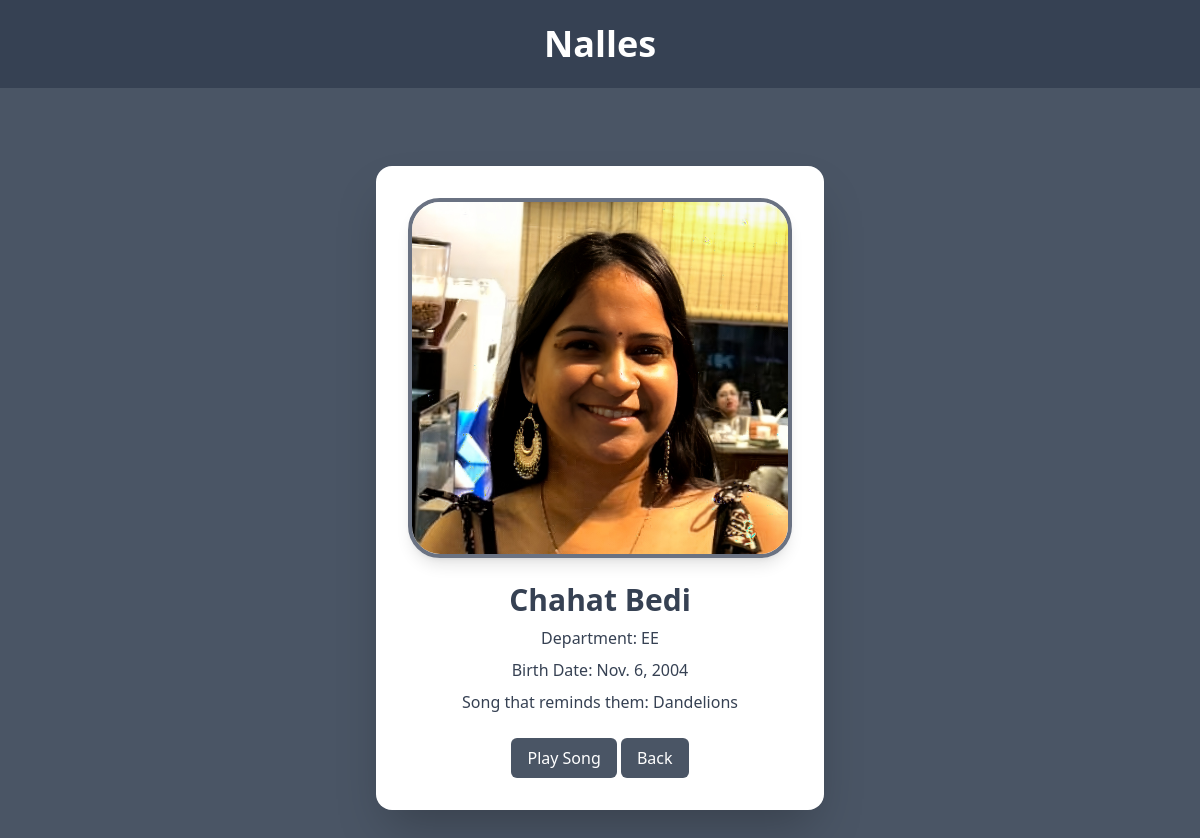
The app's page /myApp/show_all/4/ with its own data.
### myApp/models.py (models this page shows, shortened)
class Nalles(models.Model):
    DEPT = [
        ('CSE', 'Computer Science'),
        ('EE', 'Electrical'),
        ('ECE', 'Electronic and Communication'),
        ('MSC', 'Master of Science'),
    ]
    name = models.CharField(max_length=40)
    dept = models.CharField(choices=DEPT)
    birth_date = models.DateField()
    image = models.ImageField(upload_to='nalles_img/')
    song = models.TextField(default="-")
    song_url = models.TextField(default="-")

### myApp/views.py (the view)
# urls.py: path('show_all/<int:nalla_id>/', views.nallas_detail, name='nallas_detail'),
def nallas_detail(req, nalla_id):
    nalla = get_object_or_404(Nalles, pk=nalla_id)
    return render(
        req,
        'myApp/nallas_detail.html',
        {
            'nalla': nalla
        }
    )

### myApp/templates/myApp/nallas_detail.html (shortened to what this page needs)
{% extends "layout.html" %}
{% block content %}
<div class="bg-gray-700 text-white text-center p-6 shadow-lg">
    <h1 class="text-4xl font-bold">Nalles</h1>
</div>
<div class="min-h-screen bg-gray-600 flex items-center justify-center p-10">
    <div class="bg-white rounded-2xl shadow-2xl p-8 max-w-md w-full text-center">
        {% if nalla.image %}
            <img src="{{ nalla.image.url }}"
                 class="w-100 h-90 rounded-4xl object-cover mx-auto border-4 border-gray-500 shadow-lg">
        {% endif %}
        <h1 class="text-3xl text-gray-700 font-bold mt-6">{{ nalla.name }}</h1>
        <p class="text-gray-700 mt-2">Department: {{ nalla.dept }}</p>
        <p class="text-gray-700 mt-2">Birth Date: {{ nalla.birth_date }}</p>
        <p class="text-gray-700 mt-2">Song that reminds them: {{ nalla.song }}</p>
        <a href="{{ nalla.song_url }}" target="_blank" class="text-blue-500 hover:underline">
            <button class="mt-6 px-4 py-2 bg-gray-600 text-white rounded-md hover:bg-gray-700">
                Play Song
            </button>
        </a>
        <a href="{% url 'show_all' %}">
            <button class="mt-6 px-4 py-2 bg-gray-600 text-white rounded-md hover:bg-gray-700">
                Back
            </button>
        </a>
    </div>
</div>
{% endblock %}

### static/style.css (style rules this page uses)
body { background-color: rgb(69, 84, 99); color: white; }
h1 { text-align: center; }

### records on screen
Nalles: image (picture), name "Chahat Bedi", dept "EE", birth_date "Nov. 6, 2004", song "Dandelions"
